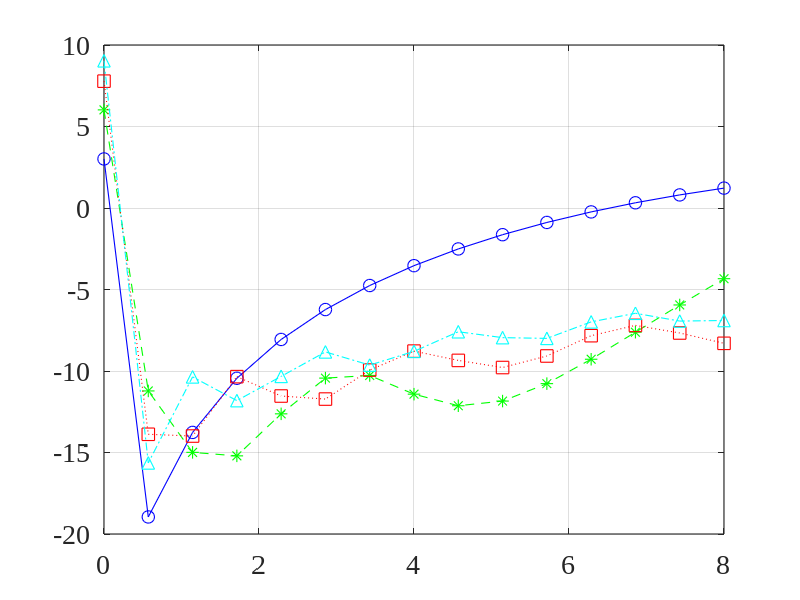
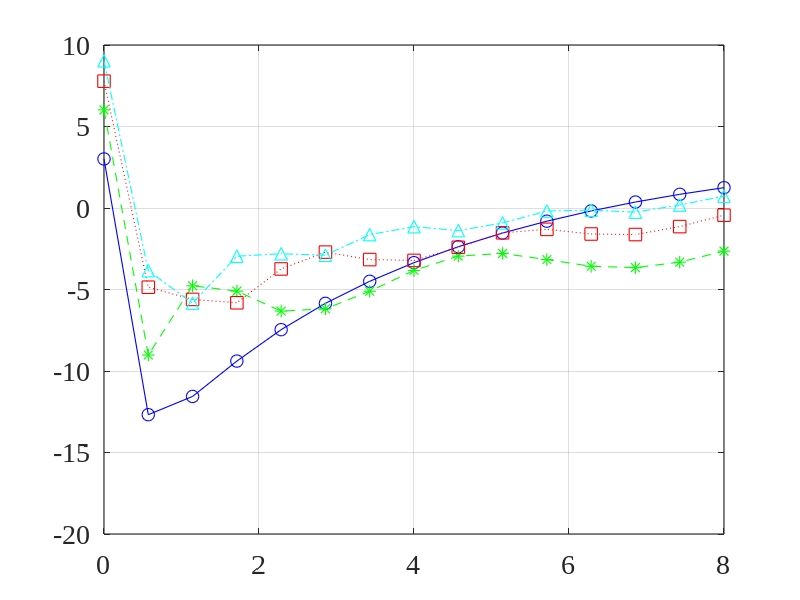
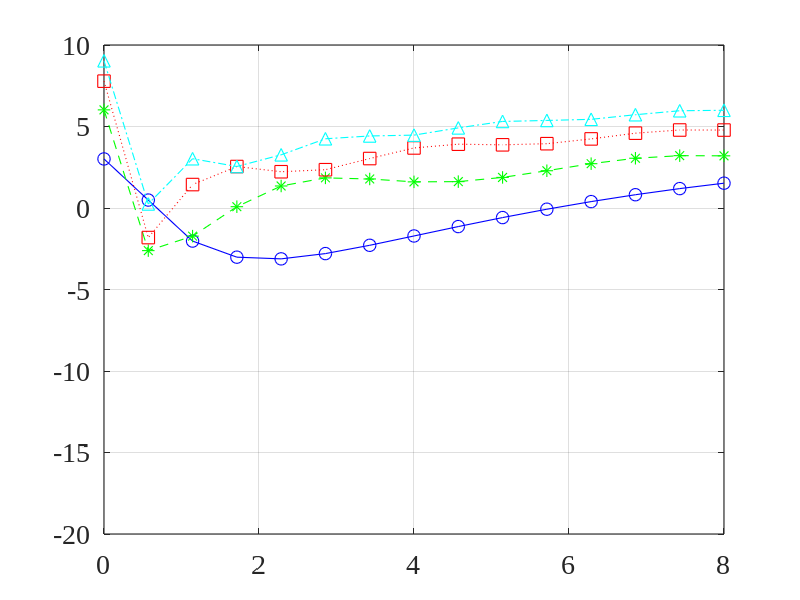
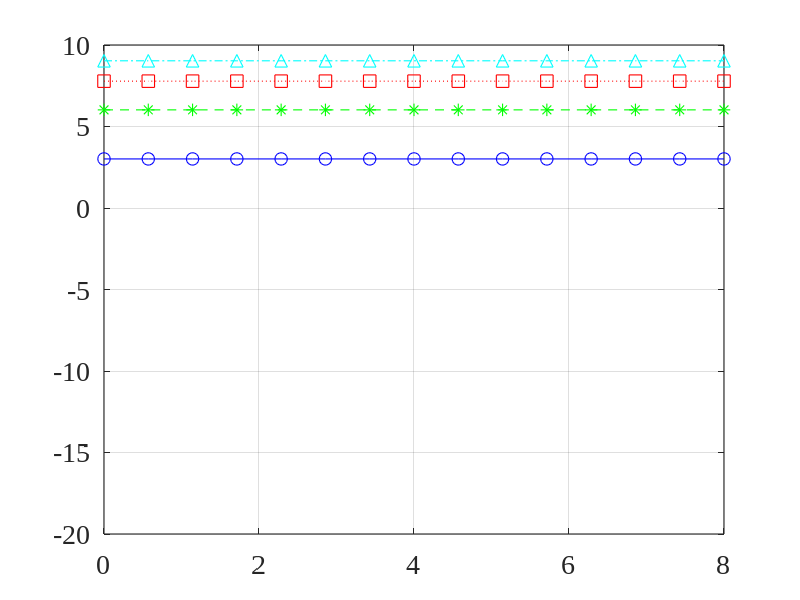

These figures' MATLAB source, in order:
close all; clc; clear all;
linewd = 0.8;
hcfontsize = 20;
MarkerSize=9;
c=340;

theta_d=0/180*pi;
delta=1e-2;
alpha_values=[0.001 0.01 0.1 1];

M_values=[2 4 6 8]; % Number of sensors

f=linspace(0,8e3,15)';  % frequency

W1_dB_values=zeros(length(f),length(M_values));
W2_dB_values=zeros(length(f),length(M_values));
W3_dB_values=zeros(length(f),length(M_values));
W4_dB_values=zeros(length(f),length(M_values));

for idxM=1:length(M_values)
    M=M_values(idxM);
    [m_mat,n_mat]=meshgrid(1:M,1:M);
    for idx_f=1:length(f)
        fk=f(idx_f);
        d=exp(-1i*2*pi*fk*delta/c*(0:M-1)'*cos(theta_d));
        Gamma0=sinc(2*fk*delta/c*(m_mat-n_mat));
        alpha=alpha_values(1);
        Gamma_alpha=(1-alpha)*Gamma0+alpha*eye(M);
        h=(Gamma_alpha\d)/(d'/Gamma_alpha*d);
        W1_dB_values(idx_f,idxM)=10*log10(abs(h'*d)^2/(h'*h));
        alpha=alpha_values(2);
        Gamma_alpha=(1-alpha)*Gamma0+alpha*eye(M);
        h=(Gamma_alpha\d)/(d'/Gamma_alpha*d);
        W2_dB_values(idx_f,idxM)=10*log10(abs(h'*d)^2/(h'*h));
        alpha=alpha_values(3);
        Gamma_alpha=(1-alpha)*Gamma0+alpha*eye(M);
        h=(Gamma_alpha\d)/(d'/Gamma_alpha*d);
        W3_dB_values(idx_f,idxM)=10*log10(abs(h'*d)^2/(h'*h));
        alpha=alpha_values(4);
        Gamma_alpha=(1-alpha)*Gamma0+alpha*eye(M);
        h=(Gamma_alpha\d)/(d'/Gamma_alpha*d);
        W4_dB_values(idx_f,idxM)=10*log10(abs(h'*d)^2/(h'*h));
    end
end

figure
plot(f/1e3,W1_dB_values(:,1),'-bo','linewidth',linewd, 'MarkerSize',MarkerSize);
hold on
plot(f/1e3,W1_dB_values(:,2),'--g*','linewidth',linewd, 'MarkerSize',MarkerSize);
plot(f/1e3,W1_dB_values(:,3),':rs','linewidth',linewd, 'MarkerSize',MarkerSize);
plot(f/1e3,W1_dB_values(:,4),'-.c^','linewidth',linewd, 'MarkerSize',MarkerSize);
hold off
set(gca, 'Color', [1, 1, 1]); 
set(gca, 'FontName', 'Times New Roman');
set(gca, 'FontSize', hcfontsize);
set(gca, 'LineWidth', linewd); 
set(gca,'YLim',[-20 10]);
box on; grid on;

figure
plot(f/1e3,W2_dB_values(:,1),'-bo','linewidth',linewd, 'MarkerSize',MarkerSize);
hold on
plot(f/1e3,W2_dB_values(:,2),'--g*','linewidth',linewd, 'MarkerSize',MarkerSize);
plot(f/1e3,W2_dB_values(:,3),':rs','linewidth',linewd, 'MarkerSize',MarkerSize);
plot(f/1e3,W2_dB_values(:,4),'-.c^','linewidth',linewd, 'MarkerSize',MarkerSize);
hold off
set(gca, 'Color', [1, 1, 1]); 
set(gca, 'FontName', 'Times New Roman');
set(gca, 'FontSize', hcfontsize);
set(gca, 'LineWidth', linewd); 
set(gca,'YLim',[-20 10]);
box on; grid on;

figure
plot(f/1e3,W3_dB_values(:,1),'-bo','linewidth',linewd, 'MarkerSize',MarkerSize);
hold on
plot(f/1e3,W3_dB_values(:,2),'--g*','linewidth',linewd, 'MarkerSize',MarkerSize);
plot(f/1e3,W3_dB_values(:,3),':rs','linewidth',linewd, 'MarkerSize',MarkerSize);
plot(f/1e3,W3_dB_values(:,4),'-.c^','linewidth',linewd, 'MarkerSize',MarkerSize);
hold off
set(gca, 'Color', [1, 1, 1]); 
set(gca, 'FontName', 'Times New Roman');
set(gca, 'FontSize', hcfontsize);
set(gca, 'LineWidth', linewd); 
set(gca,'YLim',[-20 10]);
box on; grid on;

figure
plot(f/1e3,W4_dB_values(:,1),'-bo','linewidth',linewd, 'MarkerSize',MarkerSize);
hold on
plot(f/1e3,W4_dB_values(:,2),'--g*','linewidth',linewd, 'MarkerSize',MarkerSize);
plot(f/1e3,W4_dB_values(:,3),':rs','linewidth',linewd, 'MarkerSize',MarkerSize);
plot(f/1e3,W4_dB_values(:,4),'-.c^','linewidth',linewd, 'MarkerSize',MarkerSize);
hold off
set(gca, 'Color', [1, 1, 1]); 
set(gca, 'FontName', 'Times New Roman');
set(gca, 'FontSize', hcfontsize);
set(gca, 'LineWidth', linewd); 
set(gca,'YLim',[-20 10]);
box on; grid on;
